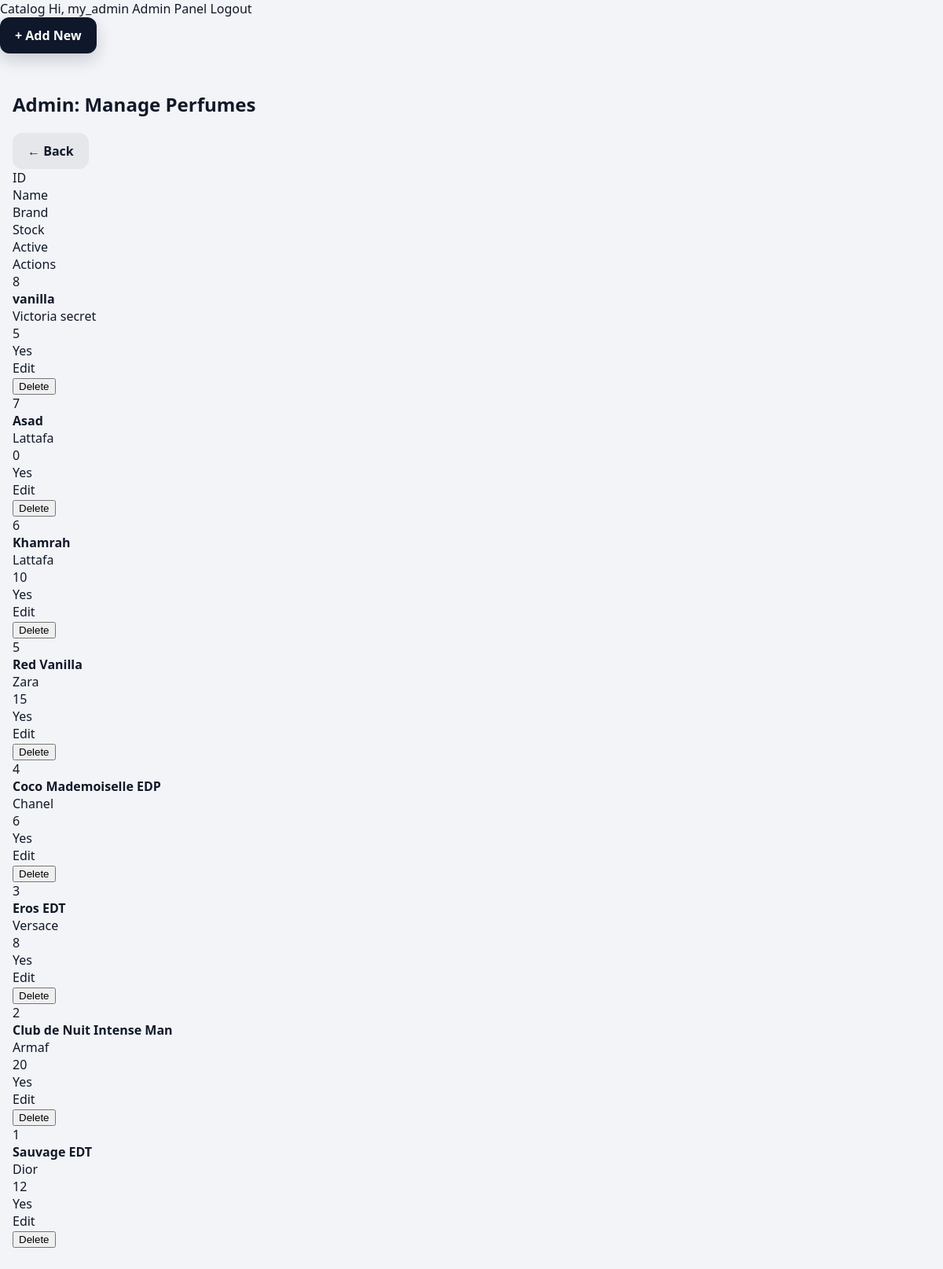
The page /admin/perfumes (signed in) on the database its author committed.
### app/models.py (models this page shows)
class Perfume(db.Model):
    id = db.Column(db.Integer, primary_key=True)
    name = db.Column(db.String(200), nullable=False)
    price = db.Column(db.Float, default=0.0)
    stock_qty = db.Column(db.Integer, default=0)
    gender_target = db.Column(db.String(20), default="Unisex")
    category = db.Column(db.String(50), default="General")
    top_notes = db.Column(db.String(300), default="")
    middle_notes = db.Column(db.String(300), default="")
    base_notes = db.Column(db.String(300), default="")
    description = db.Column(db.Text, default="")
    image_url = db.Column(db.String(500), default="")
    is_active = db.Column(db.Boolean, default=True)
    brand_id = db.Column(db.Integer, db.ForeignKey("brand.id"), nullable=False)
    brand_obj = db.relationship("Brand", backref="perfumes")

class Brand(db.Model):
    id = db.Column(db.Integer, primary_key=True)
    name = db.Column(db.String(120), unique=True, nullable=False)

### app/routes.py (the view)
@app.route("/admin/perfumes")
@admin_required
def admin_perfumes():
    perfumes = Perfume.query.order_by(Perfume.id.desc()).all()
    return render_template("admin_perfumes.html", perfumes=perfumes)

### app/routes.py (called while the page is built)
def admin_required(fn):
    @wraps(fn)
    def wrapper(*args, **kwargs):
        if not session.get("user_id"):
            return redirect(url_for("login", next=request.path))
        if not session.get("is_admin"):
            return "Forbidden (Admin only)", 403
        return fn(*args, **kwargs)
    return wrapper

### app/templates/admin_perfumes.html (shortened to what this page needs)
{% extends "base.html" %}
{% block content %}
<a class="btn btn-primary" href="{{ url_for('admin_add_perfume') }}">+ Add New</a>
<div class="container page-content">
  <div class="admin-head-row">
    <h2>Admin: Manage Perfumes</h2>
    <a class="btn btn-secondary" href="{{ url_for('home') }}">← Back</a>
  </div>
  <div class="admin-table">
    <div class="admin-row admin-row-head">
      <div>ID</div><div>Name</div><div>Brand</div><div>Stock</div><div>Active</div><div>Actions</div>
    </div>
    {% for p in perfumes %}
    <div class="admin-row">
      <div>{{ p.id }}</div>
      <div><strong>{{ p.name }}</strong></div>
      <div>{{ p.brand_obj.name if p.brand_obj else "N/A" }}</div>
      <div>{{ p.stock_qty }}</div>
      <div>{{ "Yes" if p.is_active else "No" }}</div>
      <div class="admin-actions">
        <a class="btn-card" href="{{ url_for('admin_edit_perfume', perfume_id=p.id) }}">Edit</a>
        <form method="POST" action="{{ url_for('admin_delete_perfume', perfume_id=p.id) }}"
              onsubmit="return confirm('Delete this perfume?');">
          <button class="btn-card danger" type="submit">Delete</button>
        </form>
      </div>
    </div>
    {% endfor %}
  </div>
</div>
{% endblock %}

### app/static/css/style.css (style rules this page uses)
:root { --bg: #f2f4f8; --panel: #ffffff; --text: #111827; --muted: #6b7280; --line: #e5e7eb; --primary: #0f172a; --primary-2: #1e3a8a; --primary-3: #2563eb; --shadow: 0 10px 30px rgba(15, 23, 42, 0.08); --radius-lg: 18px; --radius-md: 12px; --radius-sm: 10px; }
* { box-sizing: border-box; }
html, body { margin: 0; padding: 0; font-family: "Segoe UI", Tahoma, Geneva, Verdana, sans-serif; background: var(--bg); color: var(--text); }
a { color: inherit; text-decoration: none; }
.container { width: min(1280px, calc(100% - 32px)); margin-inline: auto; }
.page-content { padding: 28px 0 40px; }
.btn { display: inline-flex; align-items: center; justify-content: center; height: 46px; padding: 0 18px; border-radius: 12px; border: 1px solid transparent; cursor: pointer; font-weight: 700; font-size: 1rem; transition: transform 0.12s ease, box-shadow 0.12s ease, background-color 0.15s ease; }
.btn-primary { background: var(--primary); color: #fff; box-shadow: 0 8px 20px rgba(15, 23, 42, 0.18); }
.btn-secondary { background: #e5e7eb; color: #111827; border-color: #e5e7eb; }

### rows shown on the page
Perfume: id "8", name "vanilla", brand_obj "Victoria secret", stock_qty "5", is_active "Yes"
Perfume: id "7", name "Asad", brand_obj "Lattafa", stock_qty "0", is_active "Yes"
Perfume: id "6", name "Khamrah", brand_obj "Lattafa", stock_qty "10", is_active "Yes"
Perfume: id "5", name "Red Vanilla", brand_obj "Zara", stock_qty "15", is_active "Yes"
Perfume: id "4", name "Coco Mademoiselle EDP", brand_obj "Chanel", stock_qty "6", is_active "Yes"
Perfume: id "3", name "Eros EDT", brand_obj "Versace", stock_qty "8", is_active "Yes"
Perfume: id "2", name "Club de Nuit Intense Man", brand_obj "Armaf", stock_qty "20", is_active "Yes"
Perfume: id "1", name "Sauvage EDT", brand_obj "Dior", stock_qty "12", is_active "Yes"

### other values the page prints
{{ session.get('username') }} "my_admin"
